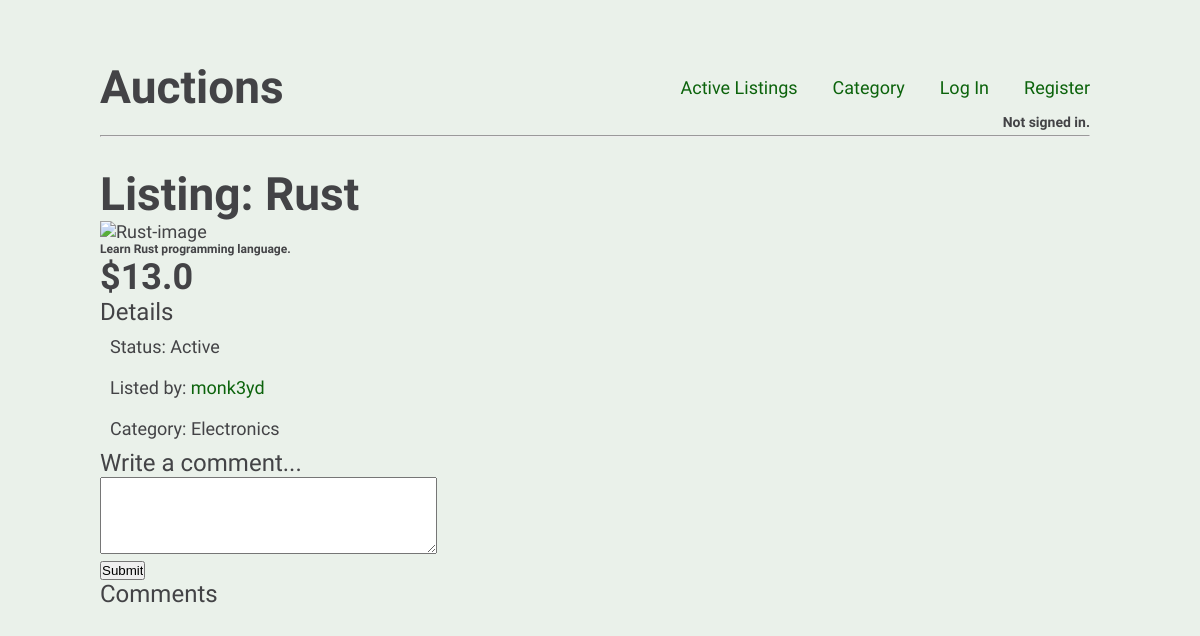
The app's page /item/2 with its own data.
### auctions/models.py (models this page shows, shortened)
class ListingItem(models.Model):
    title = models.CharField(max_length=50)
    description = models.CharField(max_length=250)
    starting_bid = models.FloatField()
    img_url = models.URLField(blank=True)  # models.ImageField()
    category = models.CharField(max_length=50, choices=category_choices)
    starting_date = models.DateTimeField(auto_now=True)
    author = models.ForeignKey(
        settings.AUTH_USER_MODEL,
        on_delete=models.CASCADE,
    )  # ForeigKey to User.
    is_active = models.BooleanField(default=True)
    in_watchlist = models.BooleanField(default=False)
    highest_bid = models.FloatField(default=0)
    highest_bid_user = models.CharField(max_length=50, blank=True, null=True)

class User(AbstractUser):
    pass

### auctions/views.py (the view, shortened to what this page needs)
# urls.py: path("item/<int:item_uid>", views.item, name="item"),
def item(request, item_uid):
    item = ListingItem.objects.get(id=item_uid)
    form = BidForm()
    comment_form = CommentForm()
    comments = ListingComment.objects.filter(item=item)
    try:
        if WatchList.objects.filter(user=request.user, item=item).exists():
            item.in_watchlist = True
    except TypeError:
        pass
    return render(request, "auctions/item.html", {
        "item": item,
        "in_watchlist": item.in_watchlist,
        "form": form,
        "comment_form": comment_form,
        "comments": comments,
        })

### auctions/models.py
class BidForm(ModelForm):
    class Meta:
        model = Bid
        fields = {
            'bid': 'Bid',
        }
        error_messages = {
            'bid': {
                'max_length': _("Your bid is too low!"),
            },
        }

class CommentForm(ModelForm):
    class Meta:
        model = ListingComment
        fields = ['comment']
        widgets = {
            'comment': Textarea(attrs={'cols': 40, 'rows': 5}),
        }

### auctions/templates/auctions/item.html (shortened to what this page needs)
{% extends 'auctions/layout.html' %}
{% block body %}
  <h1>Listing: {{ item.title }}</h1>
  <img src="{{ item.img_url }}" alt="{{ item.title }}-image" width="640">
  <h6>{{ item.description }}</h6>
  {% if item.starting_bid > item.highest_bid %}
    <h2>${{ item.starting_bid }}</h2>
  {% else %}
  <h2>${{ item.highest_bid }}</h2>
  {% endif %}
  <h3>Details</h3>
  <ul>
    {% if item.is_active %}
        <li>Status: Active</li>
    {% else %}
        <li>Status: Closed</li>
    {% endif %}
    <li>Listed by: <a href="#">{{ item.author }}</a></li>
    <li>Category: {{ item.category }}</li>
  </ul>
<h3>Write a comment...</h3>
<form action="{% url 'comment' item.id %}" method="POST">
  {{ comment_form }}
  <br>
  <input type="submit" value="Submit">
</form>
<h3>Comments</h3>
{% endblock %}

### auctions/static/auctions/style.css (style rules this page uses)
* { box-sizing: border-box; margin: 0; padding: 0; }
html { font-size: 62.5%; }
body { color: rgb(67, 67, 70); background-color: rgb(234, 241, 234); font-size: 1.8rem; font-family: 'Raleway', 'Trebuchet MS', 'Lucida Sans Unicode', 'Lucida Grande', 'Lucida Sans', Arial, sans-serif; padding: 6rem 10rem; }
h1 { font-size: 4.6rem; font-weight: 800; }
h2 { font-size: 3.6rem; font-weight: 600; }
h3 { font-size: 2.4rem; font-weight: 400; }
ul { list-style-type: none; }
li { padding: 1rem; }
a { color: rgb(12, 99, 12); text-decoration: none; }

### records on screen
ListingItem: title "Rust", description "Learn Rust programming language.", starting_bid "13.0", author "monk3yd", category "Electronics"
